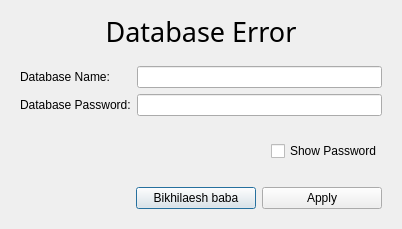
<?xml version="1.0" encoding="UTF-8"?>
<ui version="4.0">
 <class>DataBasePassewordSetter</class>
 <widget class="QDialog" name="DataBasePassewordSetter">
  <property name="geometry">
   <rect>
    <x>0</x>
    <y>0</y>
    <width>402</width>
    <height>229</height>
   </rect>
  </property>
  <property name="windowTitle">
   <string>Dialog</string>
  </property>
  <layout class="QVBoxLayout" name="verticalLayout">
   <item>
    <widget class="QLabel" name="label">
     <property name="font">
      <font>
       <family>Rockwell Extra Bold</family>
       <pointsize>20</pointsize>
       <weight>50</weight>
       <italic>false</italic>
       <bold>false</bold>
      </font>
     </property>
     <property name="text">
      <string>Database Error</string>
     </property>
     <property name="alignment">
      <set>Qt::AlignCenter</set>
     </property>
    </widget>
   </item>
   <item>
    <widget class="QWidget" name="widget" native="true">
     <layout class="QGridLayout" name="gridLayout">
      <item row="0" column="0">
       <widget class="QLabel" name="label_2">
        <property name="text">
         <string>Database Name:  </string>
        </property>
       </widget>
      </item>
      <item row="0" column="1">
       <widget class="QLineEdit" name="usernameLineEdit">
        <property name="maximumSize">
         <size>
          <width>250</width>
          <height>16777215</height>
         </size>
        </property>
       </widget>
      </item>
      <item row="1" column="0">
       <widget class="QLabel" name="label_3">
        <property name="text">
         <string>Database Password:</string>
        </property>
       </widget>
      </item>
      <item row="1" column="1">
       <widget class="QLineEdit" name="passwordLineEdit">
        <property name="maximumSize">
         <size>
          <width>250</width>
          <height>16777215</height>
         </size>
        </property>
       </widget>
      </item>
     </layout>
    </widget>
   </item>
   <item>
    <widget class="QWidget" name="widget_3" native="true">
     <layout class="QHBoxLayout" name="horizontalLayout_2">
      <item>
       <spacer name="horizontalSpacer_2">
        <property name="orientation">
         <enum>Qt::Horizontal</enum>
        </property>
        <property name="sizeHint" stdset="0">
         <size>
          <width>40</width>
          <height>20</height>
         </size>
        </property>
       </spacer>
      </item>
      <item>
       <widget class="QCheckBox" name="showPasswordCheckBox">
        <property name="sizePolicy">
         <sizepolicy hsizetype="Maximum" vsizetype="Fixed">
          <horstretch>0</horstretch>
          <verstretch>0</verstretch>
         </sizepolicy>
        </property>
        <property name="text">
         <string>Show Password</string>
        </property>
       </widget>
      </item>
     </layout>
    </widget>
   </item>
   <item>
    <widget class="QWidget" name="widget_2" native="true">
     <layout class="QHBoxLayout" name="horizontalLayout">
      <item>
       <spacer name="horizontalSpacer">
        <property name="orientation">
         <enum>Qt::Horizontal</enum>
        </property>
        <property name="sizeHint" stdset="0">
         <size>
          <width>203</width>
          <height>20</height>
         </size>
        </property>
       </spacer>
      </item>
      <item>
       <widget class="QPushButton" name="bikhialPushButton">
        <property name="sizePolicy">
         <sizepolicy hsizetype="Preferred" vsizetype="Fixed">
          <horstretch>0</horstretch>
          <verstretch>0</verstretch>
         </sizepolicy>
        </property>
        <property name="minimumSize">
         <size>
          <width>120</width>
          <height>0</height>
         </size>
        </property>
        <property name="text">
         <string>Bikhilaesh baba</string>
        </property>
       </widget>
      </item>
      <item>
       <widget class="QPushButton" name="applyPushButton">
        <property name="minimumSize">
         <size>
          <width>120</width>
          <height>0</height>
         </size>
        </property>
        <property name="text">
         <string>Apply</string>
        </property>
       </widget>
      </item>
     </layout>
    </widget>
   </item>
  </layout>
 </widget>
 <resources/>
 <connections/>
</ui>
